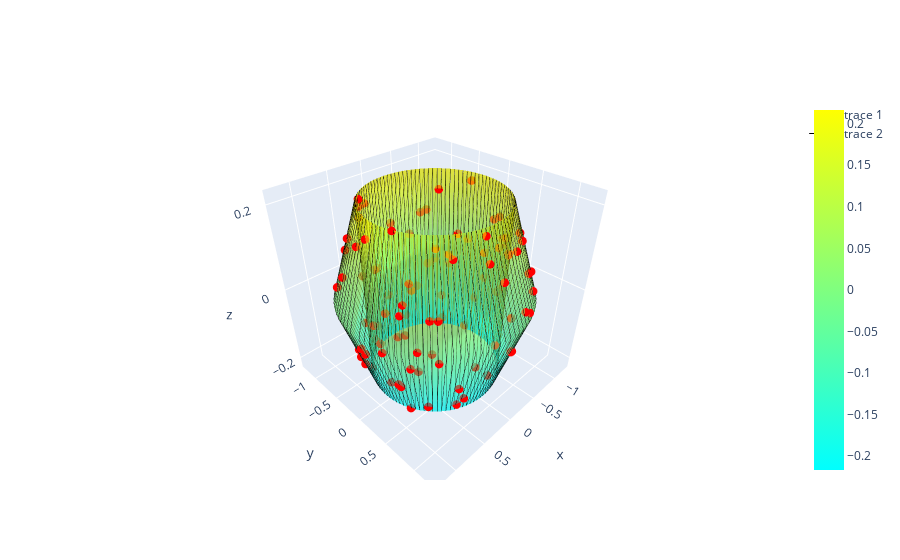

This figure's notebook cell:
### Code cell
current_dir = os.getcwd()

vertices, faces = igl.read_triangle_mesh(os.path.join(current_dir, "data", "torus-100-3-.25.obj"))

# creating mesh with given face colors
poly = mpl_toolkits.mplot3d.art3d.Poly3DCollection(vertices[faces])
poly.set_facecolor('red') 
poly.set_edgecolor('black')
poly.set_linewidth(0.1)
poly.set_alpha(0.2)

# sampling points on the mesh
samples_mesh = sample_faces(vertices, faces, 100)

x, y, z = vertices.T
i, j, k = faces.T

lines= go.Scatter3d(x=x, y=y, z=z, mode='lines', line=dict(color= 'black', width=1.0))
fig1 = go.Figure(data=[go.Mesh3d(x=x, y=y, z=z, 
                                i=i, j=j, k=k, 
                                colorscale = [[0, 'cyan'],
                                            [1, 'yellow']],
                                intensity = z,
                                opacity=0.50,
                                showscale=True)])
fig1.add_trace(go.Scatter3d(x=samples_mesh[:,0], y=samples_mesh[:,1], z=samples_mesh[:,2], mode='markers', marker=dict(size=3, color='red')))
fig1.add_trace(lines)
fig1.show()
